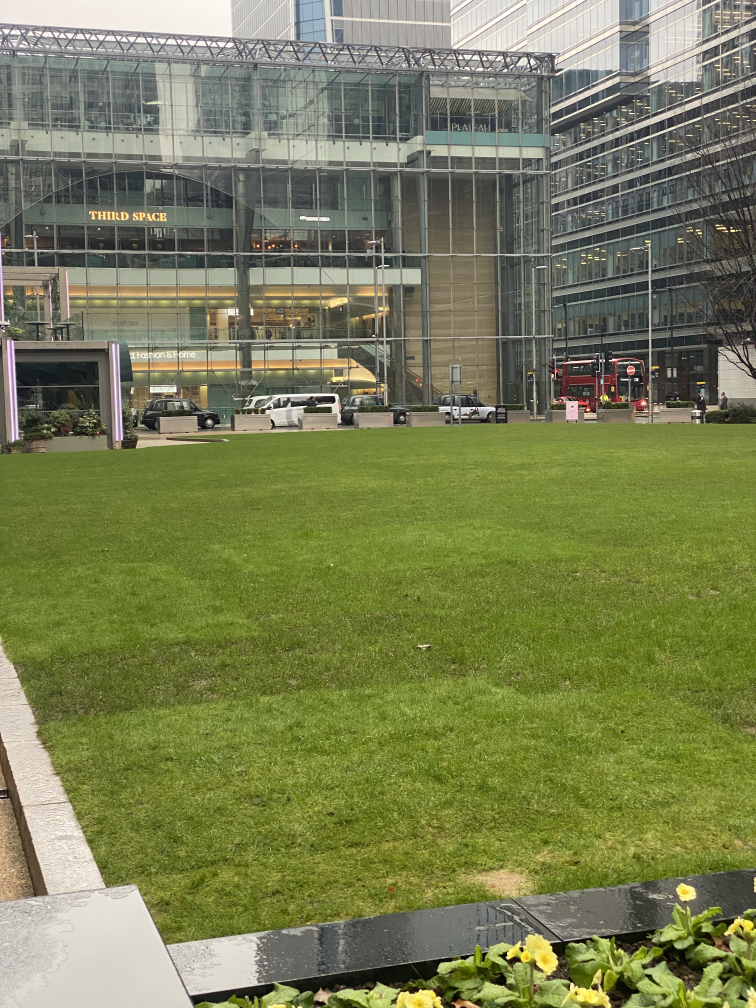
#> input picture task2/IMG_7986.jpg, 3024 x 4032 px (shown at 1/4 size); its folder holds only this picture in this run
$ python 'Robotics Coursework 2.py'
#> lines starting #> are read from the running program, lines starting #| are printed output that depends on the picture
import os
import cv2
import math
import numpy as np


def ReadImage(ImageFolderPath):
#> called with ImageFolderPath = 'task2/'
    Images = []  # Input Images will be stored in this list.

    # Checking if path is of folder.
    if os.path.isdir(ImageFolderPath):  # If path is of a folder containing images.
        ImageNames = os.listdir(ImageFolderPath)

        # Sort filenames alphabetically
        ImageNames_Sorted = sorted(ImageNames)

        for ImageName in ImageNames_Sorted:  # Getting all image's names present inside the folder.
            InputImage = cv2.imread(os.path.join(ImageFolderPath, ImageName))  # Reading images one by one.
#> InputImage is the input picture: shape (4032, 3024, 3); mean B, G, R 83.9, 127.1, 121.2
            InputImage = cv2.resize(InputImage, (1080,720))
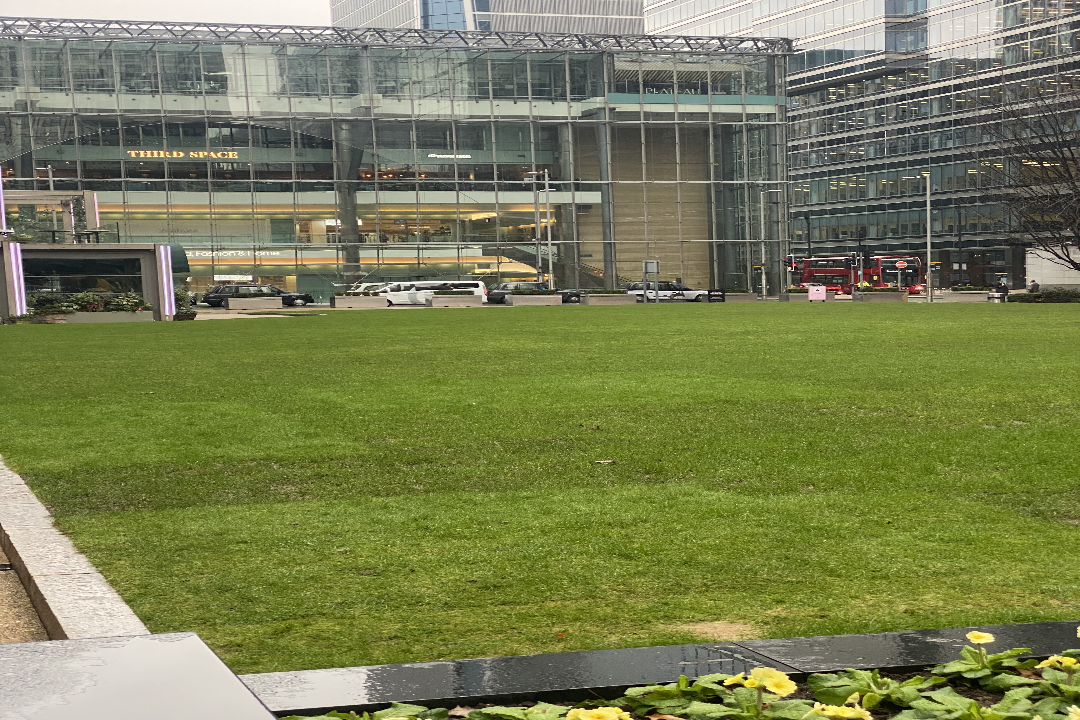
#> InputImage: shape (720, 1080, 3); mean B, G, R 83.8, 127, 121.1

            # Checking if image is read
            if InputImage is None:
                print("Not able to read image: {}".format(ImageName))
                exit(0)

            Images.append(InputImage)  # Storing images.

    else:  # If it is not a folder (Invalid Path).
        print("\nEnter a valid Image Folder Path.\n")

    if len(Images) < 2:
        print("\nNot enough images found. Please provide 2 or more images.\n")
#> (the run stopped early here; a loop or call above may not have finished)
